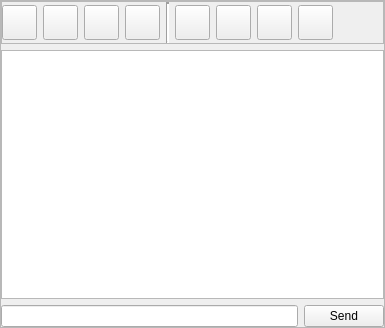
<?xml version="1.0" encoding="UTF-8"?>
<ui version="4.0">
 <class>chatwindowClass</class>
 <widget class="QWidget" name="chatwindowClass">
  <property name="geometry">
   <rect>
    <x>0</x>
    <y>0</y>
    <width>385</width>
    <height>328</height>
   </rect>
  </property>
  <property name="windowTitle">
   <string>chatwindow</string>
  </property>
  <layout class="QHBoxLayout" name="horizontalLayout_4">
   <property name="margin">
    <number>0</number>
   </property>
   <item>
    <widget class="QFrame" name="bgchatwindowframe">
     <property name="frameShape">
      <enum>QFrame::StyledPanel</enum>
     </property>
     <property name="frameShadow">
      <enum>QFrame::Raised</enum>
     </property>
     <layout class="QHBoxLayout" name="horizontalLayout_3">
      <property name="margin">
       <number>0</number>
      </property>
      <item>
       <layout class="QVBoxLayout" name="verticalLayout_2">
        <item>
         <layout class="QVBoxLayout" name="verticalLayout">
          <property name="sizeConstraint">
           <enum>QLayout::SetMinimumSize</enum>
          </property>
          <item>
           <widget class="QScrollArea" name="chatwindowbuttonscrollArea">
            <property name="sizePolicy">
             <sizepolicy hsizetype="Preferred" vsizetype="Minimum">
              <horstretch>0</horstretch>
              <verstretch>0</verstretch>
             </sizepolicy>
            </property>
            <property name="minimumSize">
             <size>
              <width>0</width>
              <height>43</height>
             </size>
            </property>
            <property name="maximumSize">
             <size>
              <width>16777215</width>
              <height>43</height>
             </size>
            </property>
            <property name="sizeIncrement">
             <size>
              <width>0</width>
              <height>0</height>
             </size>
            </property>
            <property name="baseSize">
             <size>
              <width>0</width>
              <height>0</height>
             </size>
            </property>
            <property name="verticalScrollBarPolicy">
             <enum>Qt::ScrollBarAlwaysOff</enum>
            </property>
            <property name="horizontalScrollBarPolicy">
             <enum>Qt::ScrollBarAlwaysOff</enum>
            </property>
            <property name="widgetResizable">
             <bool>true</bool>
            </property>
            <property name="alignment">
             <set>Qt::AlignLeading|Qt::AlignLeft|Qt::AlignTop</set>
            </property>
            <widget class="QWidget" name="scrollAreaWidgetContents">
             <property name="geometry">
              <rect>
               <x>0</x>
               <y>0</y>
               <width>377</width>
               <height>41</height>
              </rect>
             </property>
             <property name="sizePolicy">
              <sizepolicy hsizetype="Expanding" vsizetype="Minimum">
               <horstretch>0</horstretch>
               <verstretch>0</verstretch>
              </sizepolicy>
             </property>
             <property name="minimumSize">
              <size>
               <width>0</width>
               <height>41</height>
              </size>
             </property>
             <layout class="QHBoxLayout" name="horizontalLayout_2">
              <property name="margin">
               <number>0</number>
              </property>
              <item>
               <layout class="QHBoxLayout" name="buttonlayout">
                <property name="sizeConstraint">
                 <enum>QLayout::SetMinimumSize</enum>
                </property>
                <item>
                 <widget class="QPushButton" name="pbmute">
                  <property name="minimumSize">
                   <size>
                    <width>35</width>
                    <height>35</height>
                   </size>
                  </property>
                  <property name="maximumSize">
                   <size>
                    <width>35</width>
                    <height>35</height>
                   </size>
                  </property>
                  <property name="toolTip">
                   <string>Use this button to mute or unmute this user. This will also disable Balloons for this user</string>
                  </property>
                  <property name="text">
                   <string/>
                  </property>
                  <property name="iconSize">
                   <size>
                    <width>30</width>
                    <height>30</height>
                   </size>
                  </property>
                 </widget>
                </item>
                <item>
                 <widget class="QPushButton" name="pbbuddy">
                  <property name="minimumSize">
                   <size>
                    <width>35</width>
                    <height>35</height>
                   </size>
                  </property>
                  <property name="maximumSize">
                   <size>
                    <width>35</width>
                    <height>35</height>
                   </size>
                  </property>
                  <property name="toolTip">
                   <string>Use this button to add this user to buddies or normals.</string>
                  </property>
                  <property name="text">
                   <string/>
                  </property>
                  <property name="iconSize">
                   <size>
                    <width>30</width>
                    <height>30</height>
                   </size>
                  </property>
                 </widget>
                </item>
                <item>
                 <widget class="QPushButton" name="pblog">
                  <property name="minimumSize">
                   <size>
                    <width>35</width>
                    <height>35</height>
                   </size>
                  </property>
                  <property name="maximumSize">
                   <size>
                    <width>35</width>
                    <height>35</height>
                   </size>
                  </property>
                  <property name="toolTip">
                   <string>Use this button to extract a logfile of the chat with htis user.</string>
                  </property>
                  <property name="text">
                   <string/>
                  </property>
                  <property name="iconSize">
                   <size>
                    <width>30</width>
                    <height>30</height>
                   </size>
                  </property>
                 </widget>
                </item>
                <item>
                 <widget class="QPushButton" name="pbidle">
                  <property name="minimumSize">
                   <size>
                    <width>35</width>
                    <height>35</height>
                   </size>
                  </property>
                  <property name="maximumSize">
                   <size>
                    <width>35</width>
                    <height>35</height>
                   </size>
                  </property>
                  <property name="toolTip">
                   <string>Use this button to see the idle time of this user.</string>
                  </property>
                  <property name="text">
                   <string/>
                  </property>
                  <property name="iconSize">
                   <size>
                    <width>30</width>
                    <height>30</height>
                   </size>
                  </property>
                 </widget>
                </item>
                <item>
                 <widget class="Line" name="line_2">
                  <property name="sizePolicy">
                   <sizepolicy hsizetype="Fixed" vsizetype="Minimum">
                    <horstretch>0</horstretch>
                    <verstretch>0</verstretch>
                   </sizepolicy>
                  </property>
                  <property name="lineWidth">
                   <number>2</number>
                  </property>
                  <property name="orientation">
                   <enum>Qt::Vertical</enum>
                  </property>
                 </widget>
                </item>
                <item>
                 <widget class="QPushButton" name="pbctcp">
                  <property name="minimumSize">
                   <size>
                    <width>35</width>
                    <height>35</height>
                   </size>
                  </property>
                  <property name="maximumSize">
                   <size>
                    <width>35</width>
                    <height>35</height>
                   </size>
                  </property>
                  <property name="toolTip">
                   <string>Use this button to handle your ctcp commands.</string>
                  </property>
                  <property name="text">
                   <string/>
                  </property>
                  <property name="iconSize">
                   <size>
                    <width>30</width>
                    <height>30</height>
                   </size>
                  </property>
                 </widget>
                </item>
                <item>
                 <widget class="QPushButton" name="pbfilter">
                  <property name="minimumSize">
                   <size>
                    <width>35</width>
                    <height>35</height>
                   </size>
                  </property>
                  <property name="maximumSize">
                   <size>
                    <width>35</width>
                    <height>35</height>
                   </size>
                  </property>
                  <property name="toolTip">
                   <string>Use this button to filter join,part,quit information.</string>
                  </property>
                  <property name="text">
                   <string/>
                  </property>
                 </widget>
                </item>
                <item>
                 <widget class="QPushButton" name="pbsmileys">
                  <property name="minimumSize">
                   <size>
                    <width>35</width>
                    <height>35</height>
                   </size>
                  </property>
                  <property name="maximumSize">
                   <size>
                    <width>35</width>
                    <height>35</height>
                   </size>
                  </property>
                  <property name="text">
                   <string/>
                  </property>
                 </widget>
                </item>
                <item>
                 <widget class="QPushButton" name="pbresize">
                  <property name="minimumSize">
                   <size>
                    <width>35</width>
                    <height>35</height>
                   </size>
                  </property>
                  <property name="maximumSize">
                   <size>
                    <width>35</width>
                    <height>35</height>
                   </size>
                  </property>
                  <property name="text">
                   <string/>
                  </property>
                  <property name="iconSize">
                   <size>
                    <width>16</width>
                    <height>16</height>
                   </size>
                  </property>
                 </widget>
                </item>
                <item>
                 <spacer name="horizontalSpacer">
                  <property name="orientation">
                   <enum>Qt::Horizontal</enum>
                  </property>
                  <property name="sizeHint" stdset="0">
                   <size>
                    <width>40</width>
                    <height>20</height>
                   </size>
                  </property>
                 </spacer>
                </item>
               </layout>
              </item>
             </layout>
            </widget>
           </widget>
          </item>
          <item>
           <widget class="QTextBrowser" name="chat">
            <property name="sizePolicy">
             <sizepolicy hsizetype="Expanding" vsizetype="Expanding">
              <horstretch>0</horstretch>
              <verstretch>0</verstretch>
             </sizepolicy>
            </property>
            <property name="horizontalScrollBarPolicy">
             <enum>Qt::ScrollBarAlwaysOff</enum>
            </property>
           </widget>
          </item>
          <item>
           <layout class="QHBoxLayout" name="horizontalLayout">
            <item>
             <widget class="QLineEdit" name="lineEdit"/>
            </item>
            <item>
             <widget class="QPushButton" name="send">
              <property name="text">
               <string>Send</string>
              </property>
             </widget>
            </item>
           </layout>
          </item>
         </layout>
        </item>
       </layout>
      </item>
     </layout>
    </widget>
   </item>
  </layout>
 </widget>
 <layoutdefault spacing="6" margin="11"/>
 <resources/>
 <connections/>
</ui>
